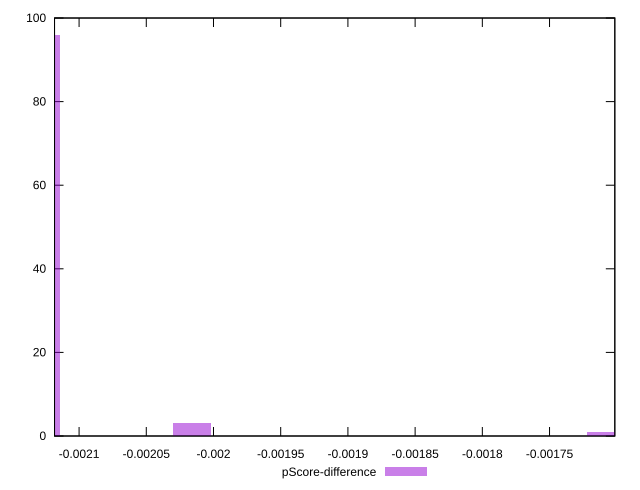

Write gnuplot code to recreate this figure.
reset

$pScoreDifference <<EOF
-0.0021280396474882687 96
-0.0017080318223261105 1
-0.00201603756077836 3
EOF

set key outside below
set boxwidth 0.00002800052167747722
set xrange [-0.002118261462144555:-0.001701430870583609]
set yrange [0:100]
set trange [0:100]
set style fill transparent solid 0.5 noborder
set terminal svg size 640, 490 enhanced background rgb 'white'
set output "report_00012_2021-02-09T11:01:39.952Z/dom-size/samples/pages/pScore-difference/histogram.svg"

plot $pScoreDifference title "pScore-difference" with boxes

reset
